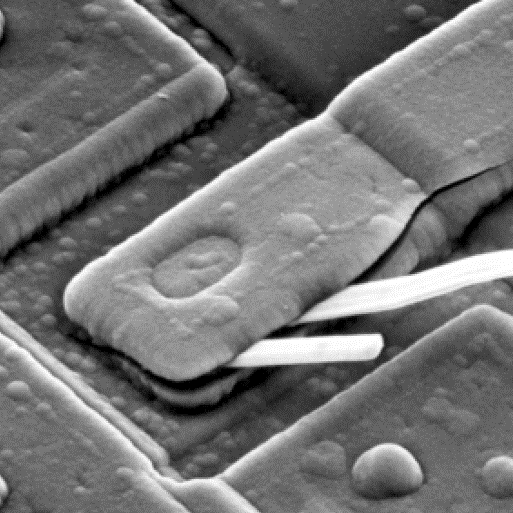
//> input picture DIP_HW8+_0316083_陳逸群/forder/2/openCV/openCV/bin/Release/Q2.tif, 513 x 513 px
$ ./main   (built with g++ and OpenCV 4)
//> lines starting //> are read from the running program, lines starting //| are printed output that depends on the picture; after the words box and inside, x2 and y2 are one past the last pixel; in counts of white or black regions, pixels touching at a corner belong together
#include "opencv2/imgproc/imgproc.hpp"
#include "opencv2/highgui/highgui.hpp"
#include <iostream>
#include <highgui.h>
#include <complex>
#include <math.h>
#include <valarray>
#include "cv.h"
using namespace std;
using namespace cv;
typedef valarray<valarray<complex<double>>> val2d;
const double pi = 2.0 * acos(0);
int main() {

	// Read input images
	// Fig3.tif is in openCV\bin\Release
	Mat SrcImg = imread("Q2.tif", CV_LOAD_IMAGE_GRAYSCALE);
//> SrcImg is the input picture: 513 rows x 513 cols, CV_8UC1; min 0, max 255, mean 115.1


	// Create a grayscale output image matrix
	Mat DstImg = Mat(SrcImg.rows, SrcImg.cols, CV_8UC1);


	// Copy each pixel of the source image to the output image
	Mat DstImg2 = Mat(DstImg.rows, DstImg.cols, CV_8UC1);
	double w1 = 2.0 * pi / SrcImg.cols;
//> w1 = 0.0122
	double w2 = 2.0 * pi / SrcImg.rows;
//> w2 = 0.0122
	// Copy each pixel of the source image to the output image
	val2d in(valarray<complex<double>>(SrcImg.rows), SrcImg.cols);
	val2d out1(valarray<complex<double>>(SrcImg.rows), SrcImg.cols);
	val2d out2(valarray<complex<double>>(SrcImg.rows), SrcImg.cols);


	Mat padded;
	int m = getOptimalDFTSize(SrcImg.rows);
//> m = 540
	int n = getOptimalDFTSize(SrcImg.cols);
//> n = 540
	//用zero padding對影像邊界拓展
	copyMakeBorder(SrcImg, padded, 0, m - SrcImg.rows, 0, n - SrcImg.cols, BORDER_CONSTANT, Scalar::all(0));
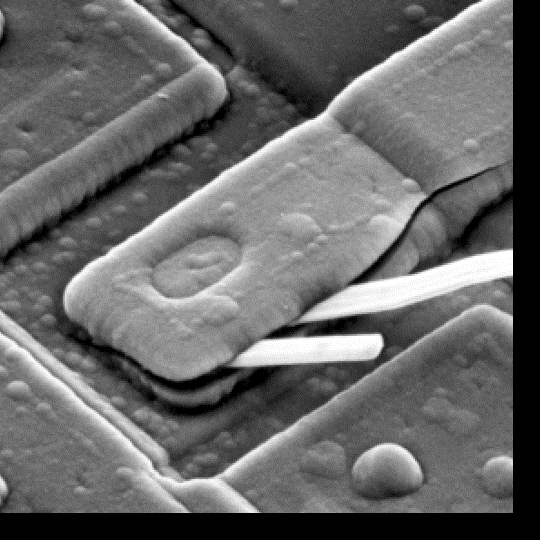
//> padded: 540 rows x 540 cols, CV_8UC1; min 0, max 255, mean 103.9
	Mat planes[] = { Mat_<float>(padded), Mat::zeros(padded.size(), CV_32F) };
//> planes[1]: 540 rows x 540 cols, CV_32FC1; every value is 0
	Mat complexImg;
	merge(planes, 2, complexImg);


	//dft
	for (int i = 0; i<SrcImg.rows; ++i)
		for (int j = 0; j<SrcImg.cols; ++j)
		{
			in[i][j] = SrcImg.at<uchar>(i, j);
		}

	for (int i = 0; i<SrcImg.rows; ++i)
		for (int j = 0; j<SrcImg.cols; ++j)
		{
			for (int k = 0; k<SrcImg.cols; ++k)
			out1[i][j] += in[k][j] * polar(1.0, -k*j*w1);

		}

	for (int i = 0; i<SrcImg.cols; ++i)
		for (int j = 0; j<SrcImg.rows; ++j)
		{
			for (int k = 0; k < SrcImg.rows; ++k) {
				out2[i][j] += out1[k][j] * polar(1.0, -k*j*w2);
			}
			DstImg.at<uchar>(i, j) = (256 / log(256))*log(abs(out2[i][j])+1);

		}
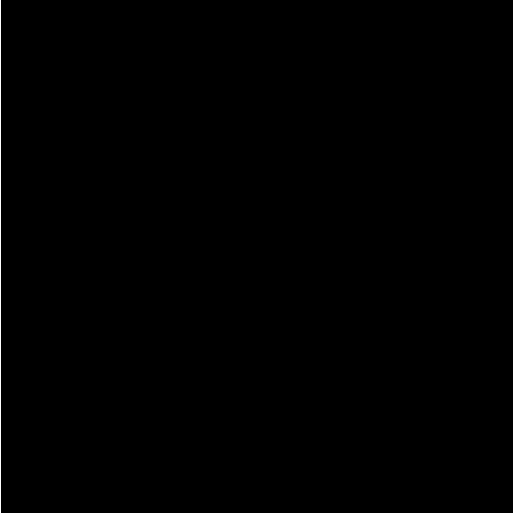
//> DstImg: 513 rows x 513 cols, CV_8UC1; values 0 (black) and 26 (white), 0.19% white in thin lines or dots, all inside (x1, y1, x2, y2) = (0, 0, 1, 513)
	dft(complexImg, complexImg);


	//分離通道，planes[0]為實數部分，planes[1]為虛數部分
	split(complexImg, planes);


	//取強度
	magnitude(planes[0], planes[1], planes[0]);
	Mat magI = planes[0];
	magI += Scalar::all(1);
	log(magI, magI);
	magI = magI(Rect(0, 0, magI.cols & -2, magI.rows & -2));


	//將區塊重排，讓原點在影像的中央
	int cx = magI.cols / 2;
//> cx = 270
	int cy = magI.rows / 2;
//> cy = 270

	Mat q0(magI, Rect(0, 0, cx, cy));
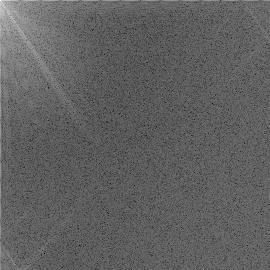
//> q0: 270 rows x 270 cols, CV_32FC1; min 2.55, max 17.23, mean 8.14; drawn with min black and max white
	Mat q1(magI, Rect(cx, 0, cx, cy));
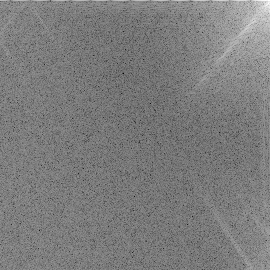
//> q1: 270 rows x 270 cols, CV_32FC1; min 2.01, max 14.5, mean 8.12; drawn with min black and max white
	Mat q2(magI, Rect(0, cy, cx, cy));
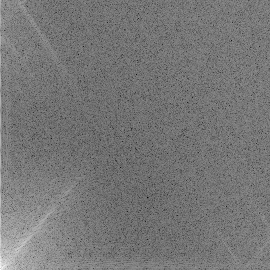
//> q2: 270 rows x 270 cols, CV_32FC1; min 2.01, max 15.09, mean 8.12; drawn with min black and max white
	Mat q3(magI, Rect(cx, cy, cx, cy));
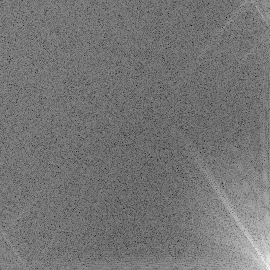
//> q3: 270 rows x 270 cols, CV_32FC1; min 2.55, max 14.67, mean 8.12; drawn with min black and max white

	Mat tmp;
	q0.copyTo(tmp);
	q3.copyTo(q0);
	tmp.copyTo(q3);
	q1.copyTo(tmp);
	q2.copyTo(q1);
	tmp.copyTo(q2);
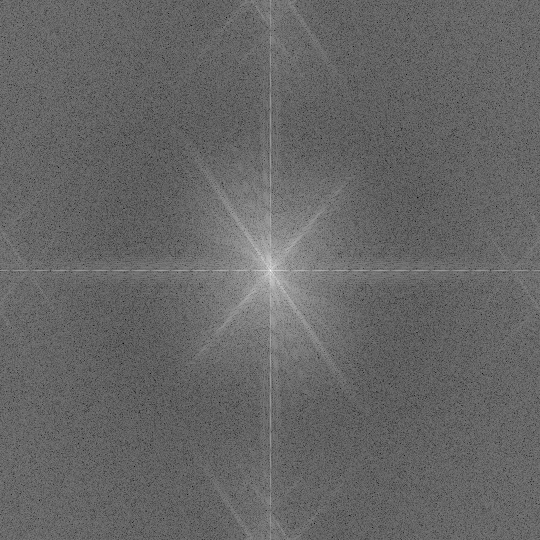
//> magI: 540 rows x 540 cols, CV_32FC1; min 2.01, max 17.23, mean 8.13; drawn with min black and max white


	normalize(magI, magI, 0, 1, CV_MINMAX);

	// Show images
	imshow("Input Image", SrcImg);
	imshow("頻譜", magI);

	// Write output images
	imwrite("Q4_output.tif", magI);

	waitKey(0);
	return 0;
}

$ run again, with DIP_HW8+_0316083_陳逸群/forder/2/openCV/openCV/bin/Release/Q3.tif copied over DIP_HW8+_0316083_陳逸群/forder/2/openCV/openCV/bin/Release/Q2.tif
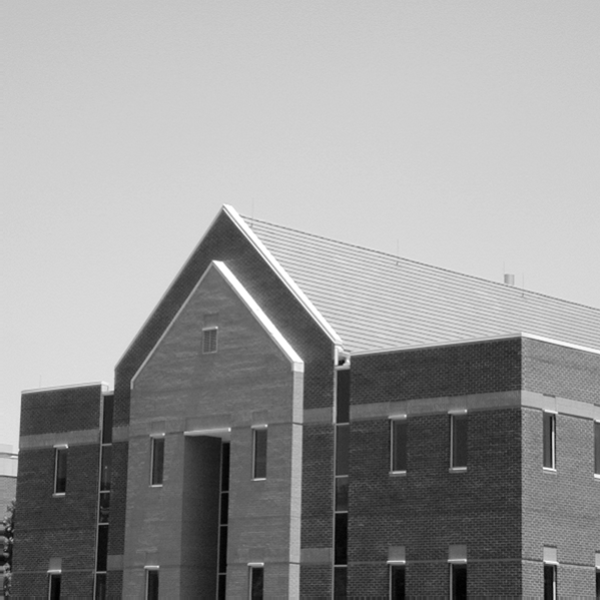
//> input picture DIP_HW8+_0316083_陳逸群/forder/2/openCV/openCV/bin/Release/Q3.tif, 600 x 600 px
//> SrcImg is the input picture: 600 rows x 600 cols, CV_8UC1; min 0, max 255, mean 152.8
//> after the loop `for (int i = 0; i<SrcImg.cols; ++i)`:
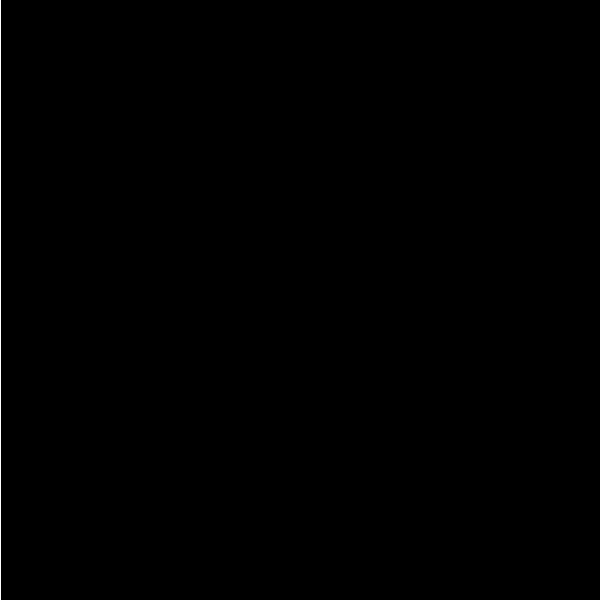
//> DstImg: 600 rows x 600 cols, CV_8UC1; values 0 (black) and 64 (white), 0.17% white in thin lines or dots, all inside (x1, y1, x2, y2) = (0, 0, 1, 600)
//> `tmp.copyTo(q2);`:
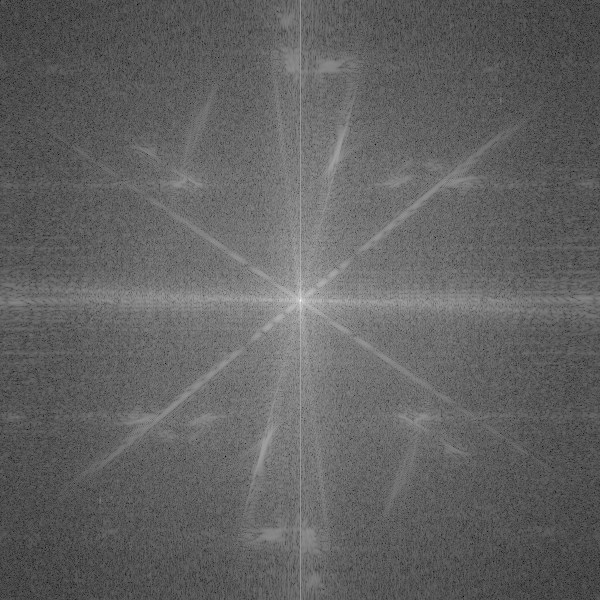
//> magI: 600 rows x 600 cols, CV_32FC1; min 0.381, max 17.82, mean 7.13; drawn with min black and max white
